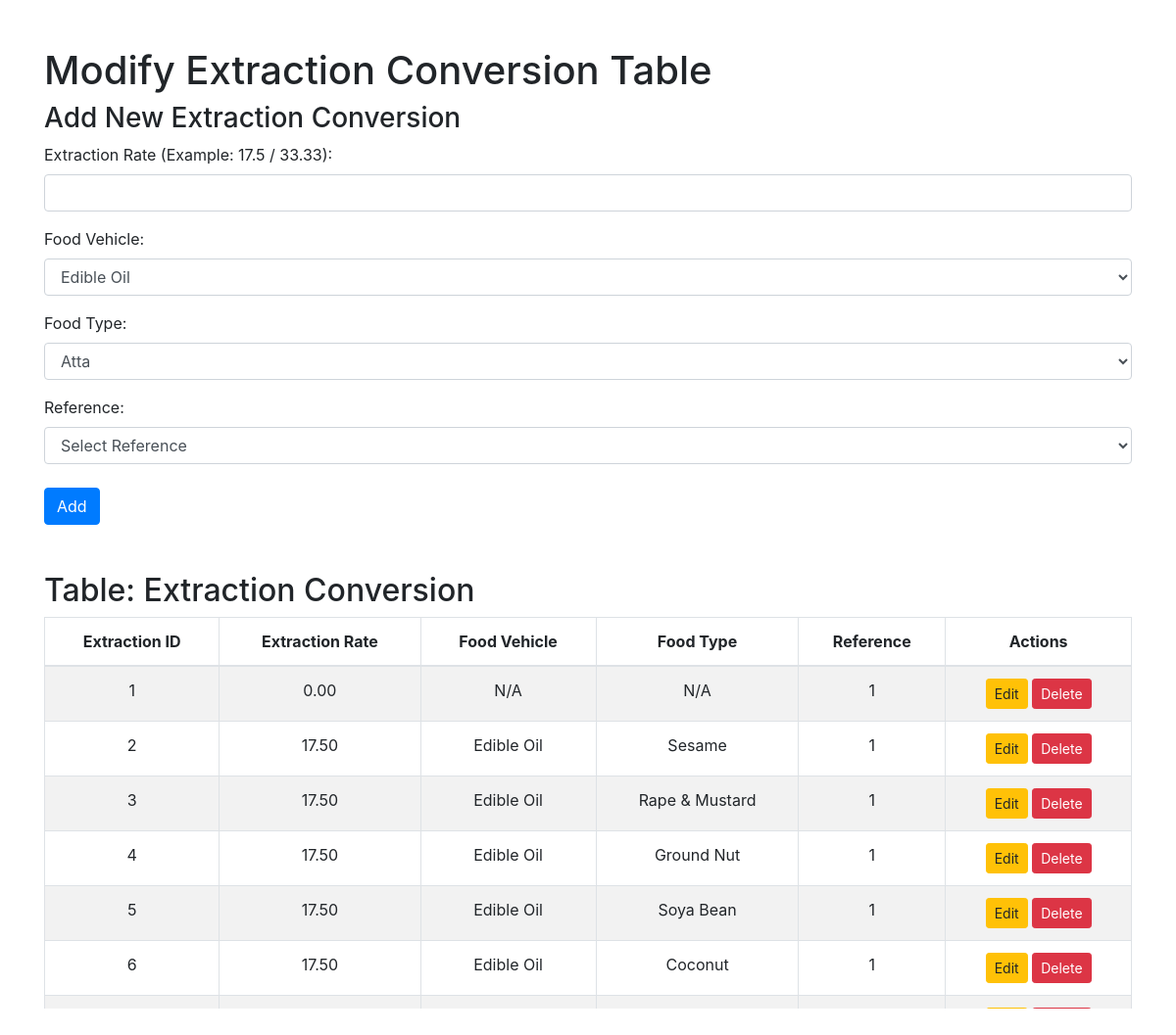
The app's page /input_tables/input_extraction_conversion.php with its own data.
### tables this page shows
CREATE TABLE `extractionconversion` (
  `ExtractionID` int(11) NOT NULL,
  `ExtractionRate` decimal(10,2) NOT NULL,
  `VehicleID` int(11) NOT NULL,
  `FoodTypeID` int(11) NOT NULL,
  `ReferenceID` int(11) NOT NULL
);

CREATE TABLE `foodvehicle` (
  `VehicleID` int(11) NOT NULL,
  `VehicleName` varchar(50) NOT NULL
);

CREATE TABLE `foodtype` (
  `FoodTypeID` int(11) NOT NULL,
  `FoodTypeName` varchar(100) NOT NULL,
  `VehicleID` int(11) DEFAULT NULL
);

CREATE TABLE `reference` (
  `ReferenceID` int(11) NOT NULL,
  `ReferenceNumber` int(11) NOT NULL,
  `Source` varchar(255) NOT NULL,
  `Link` varchar(255) DEFAULT NULL,
  `ProcessToObtainData` varchar(255) DEFAULT NULL,
  `AccessDate` date DEFAULT NULL
);

### input_tables/input_extraction_conversion.php (the view, shortened to what this page needs)
<?php
include('../db_connect.php');
?>
<!DOCTYPE html>
<html>
<head>
    <link href="https://cdnjs.cloudflare.com/ajax/libs/bootstrap/4.6.2/css/bootstrap.min.css" rel="stylesheet">
</head>
<body>
    <div class="container mt-5">
        <h1>Modify Extraction Conversion Table</h1>
        <h3>Add New Extraction Conversion</h3>
        <form method="post" action="input_extraction_conversion.php" class="mb-4">
            <div class="form-group">
                <label for="extractionRate">Extraction Rate (Example: 17.5 / 33.33):</label>
                <input type="number" step="0.01" id="extractionRate" name="extractionRate" class="form-control" required>
            </div>
            <div class="form-group">
                <label for="vehicleID">Food Vehicle:</label>
                <select id="vehicleID" name="vehicleID" class="form-control" required>
                    <?php
                    $vehicleResult = $conn->query("SELECT VehicleID, VehicleName FROM foodvehicle ORDER BY VehicleName ASC");
                    while ($vehicleRow = $vehicleResult->fetch_assoc()) {
                        echo "<option value='{$vehicleRow['VehicleID']}'>" . htmlspecialchars($vehicleRow['VehicleName']) . "</option>";
                    }
                    ?>
                </select>
            </div>
            <div class="form-group">
                <label for="foodTypeID">Food Type:</label>
                <select id="foodTypeID" name="foodTypeID" class="form-control" required>
                    <?php
                    $foodTypeResult = $conn->query("SELECT FoodTypeID, FoodTypeName FROM foodtype ORDER BY FoodTypeName ASC");
                    while ($foodTypeRow = $foodTypeResult->fetch_assoc()) {
                        echo "<option value='{$foodTypeRow['FoodTypeID']}'>" . htmlspecialchars($foodTypeRow['FoodTypeName']) . "</option>";
                    }
                    ?>
                </select>
            </div>
            <div class="form-group">
                <label for="referenceID">Reference:</label>
                <select id="referenceID" name="referenceID" class="form-control" required onchange="updateReferenceDetails()">
                    <option value="">Select Reference</option>
                </select>
            </div>
            <button type="submit" class="btn btn-primary mt-2">Add</button>
        </form>
        <h2>Table: Extraction Conversion</h2>
        <div class="table-responsive">
            <table class="table table-bordered table-striped">
                <thead>
                    <tr>
                        <th>Extraction ID</th>
                        <th>Extraction Rate</th>
                        <th>Food Vehicle</th>
                        <th>Food Type</th>
                        <th>Reference</th>
                        <th>Actions</th>
                    </tr>
                </thead>
                <tbody>
                    <?php
                    $result = $conn->query("SELECT ec.ExtractionID, ec.ExtractionRate, fv.VehicleName, ft.FoodTypeName, r.ReferenceNumber FROM extractionconversion ec JOIN foodvehicle fv ON ec.VehicleID = fv.VehicleID JOIN foodtype ft ON ec.FoodTypeID = ft.FoodTypeID JOIN reference r ON ec.ReferenceID = r.ReferenceID ORDER BY ec.ExtractionID");
                    while ($row = $result->fetch_assoc()) {
                        echo "<tr>";
                        echo "<td>" . htmlspecialchars($row['ExtractionID']) . "</td>";
                        echo "<td>" . htmlspecialchars($row['ExtractionRate']) . "</td>";
                        echo "<td>" . htmlspecialchars($row['VehicleName']) . "</td>";
                        echo "<td>" . htmlspecialchars($row['FoodTypeName']) . "</td>";
                        echo "<td>" . htmlspecialchars($row['ReferenceNumber']) . "</td>";
                        echo "<td>";
                        echo "<a href='?action=edit&id=" . $row['ExtractionID'] . "' class='btn btn-warning btn-sm'>Edit</a> ";
                        echo "<a href='?action=delete&id=" . $row['ExtractionID'] . "' class='btn btn-danger btn-sm' onclick=\"return confirm('Are you sure you want to delete this record?');\">Delete</a>";
                        echo "</td>";
                        echo "</tr>";
                    }
                    ?>
                </tbody>
            </table>
        </div>
    </div>
</body>
</html>

### input_tables/input_extraction_conversion.php (style rules this page uses)
table th, table td { text-align: center; vertical-align: middle; }
.table-responsive { max-height: 400px; overflow-y: auto; }
.table thead th { position: sticky; top: 0; background-color: #fff; z-index: 1; }

### records on screen
extractionconversion: ExtractionID "1", ExtractionRate "0.00", VehicleID.VehicleName "N/A", FoodTypeID.FoodTypeName "N/A", ReferenceID.ReferenceNumber "1"
extractionconversion: ExtractionID "2", ExtractionRate "17.50", VehicleID.VehicleName "Edible Oil", FoodTypeID.FoodTypeName "Sesame", ReferenceID.ReferenceNumber "1"
extractionconversion: ExtractionID "3", ExtractionRate "17.50", VehicleID.VehicleName "Edible Oil", FoodTypeID.FoodTypeName "Rape & Mustard", ReferenceID.ReferenceNumber "1"
extractionconversion: ExtractionID "4", ExtractionRate "17.50", VehicleID.VehicleName "Edible Oil", FoodTypeID.FoodTypeName "Ground Nut", ReferenceID.ReferenceNumber "1"
extractionconversion: ExtractionID "5", ExtractionRate "17.50", VehicleID.VehicleName "Edible Oil", FoodTypeID.FoodTypeName "Soya Bean", ReferenceID.ReferenceNumber "1"
extractionconversion: ExtractionID "6", ExtractionRate "17.50", VehicleID.VehicleName "Edible Oil", FoodTypeID.FoodTypeName "Coconut", ReferenceID.ReferenceNumber "1"

### other values on screen
form field vehicleID "Edible Oil"
form field foodTypeID "Atta"
